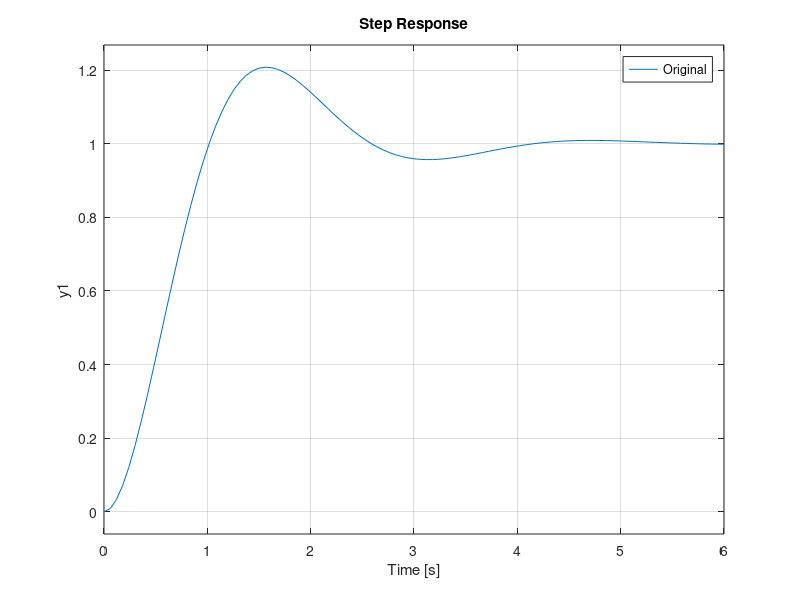

Reproduce this figure in MATLAB.
%---------------------Part a-----------------------------%
%---------------------------------------------------------%
hold on
sys_1 = tf([0 85], [1 7 27 85]);
step(sys_1)
sys_2 = tf([0 17], [1 2 17]);
step(sys_2)
legend("Original", "Approximation")

%---------------------Part b-----------------------------%
%---------------------------------------------------------%
sys_3 = tf([1 0.01], [1 101/50 126/25 0.1]);
hold on
step(sys_3)
sys_4 = tf([0 5], [1 2 5]);
step(sys_4)
legend("Original", "Approximation")
hold off